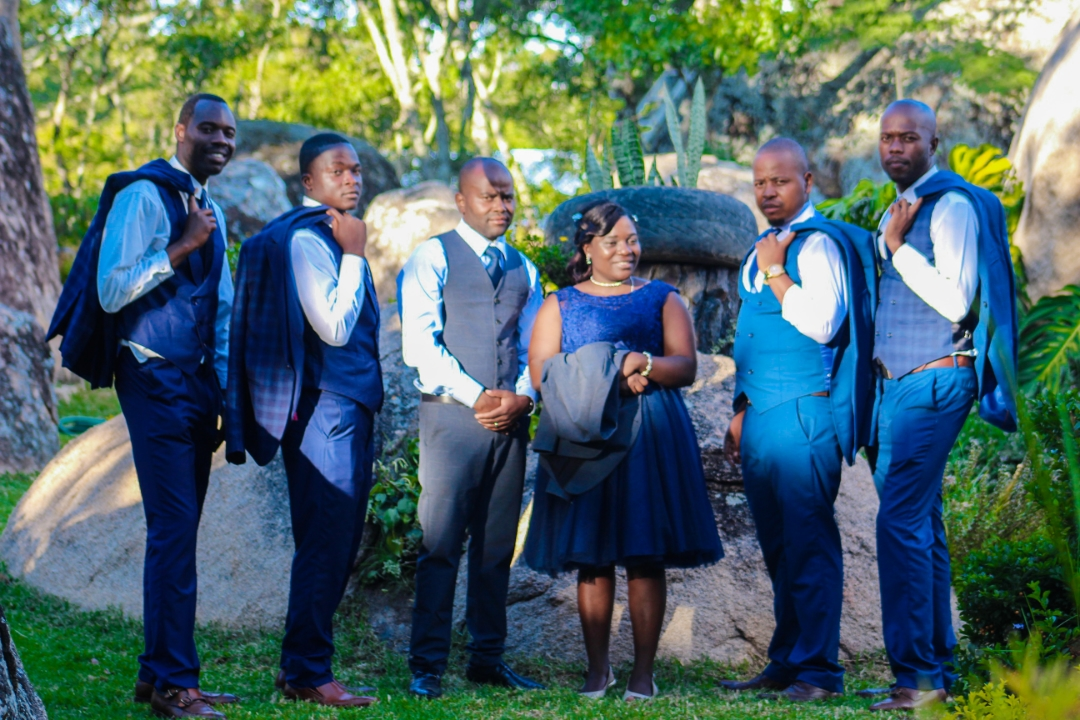
#> input picture face_detector/wed.jpg, 1080 x 720 px
$ python face_detector.py
#> lines starting #> are read from the running program, lines starting #| are printed output that depends on the picture; after the words box and inside, x2 and y2 are one past the last pixel; in counts of white or black regions, pixels touching at a corner belong together
import cv2

face_cascade = cv2.CascadeClassifier("haarcascade_frontalface_default.xml")
img = cv2.imread("wed.jpg")  # load image
#> img is the input picture: shape (720, 1080, 3); mean B, G, R 103.2, 103.5, 79.2
grey_img = cv2.cvtColor(img, cv2.COLOR_BGR2GRAY)  # convert to grayscale
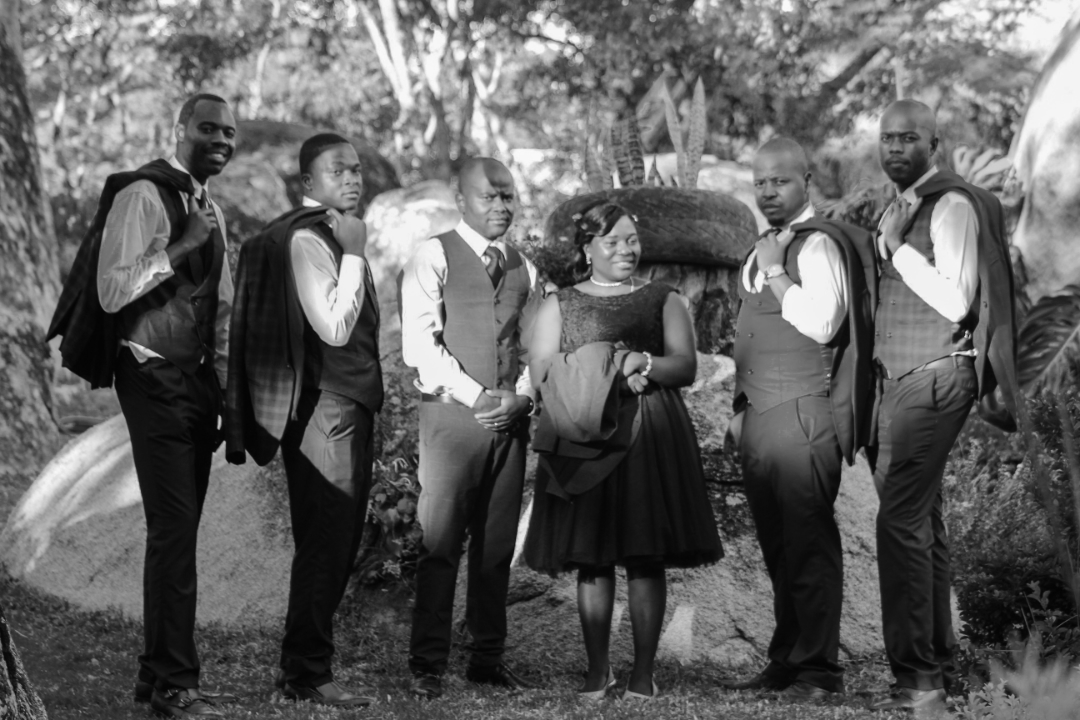
#> grey_img: shape (720, 1080); min 3, max 250, mean 96.2

# search for classifier and return coordinates of face eg upper lower points to make a square
faces = face_cascade.detectMultiScale(grey_img, scaleFactor=1.1, minNeighbors=5)  # smaller value = more accuracy
#> faces = [[314, 393, 34, 34], [871, 119, 51, 51], [742, 162, 56, 56], [596, 221, 52, 52], [187, 108, 58, 58], [316, 150, 57, 57], [470, 178, 53, 53], [824, 477, 60, 60]]
print(type(faces))
#| <class 'numpy.ndarray'>
print(faces)
#| [[314 393  34  34]
#|  [871 119  51  51]
#|  [742 162  56  56]
#|  [596 221  52  52]
#|  [187 108  58  58]
#|  [316 150  57  57]
#|  [470 178  53  53]
#|  [824 477  60  60]]

# draw rectangle
for x, y, w, h in faces:
    img = cv2.rectangle(img, (x, y), (x + w, y + h), (100, 190, 200), 3)
#> this loop made 8 passes
#> pass 1, `img = cv2.rectangle(img, (x, y), (x + w, y + h), (100, 190, 200), 3)`:
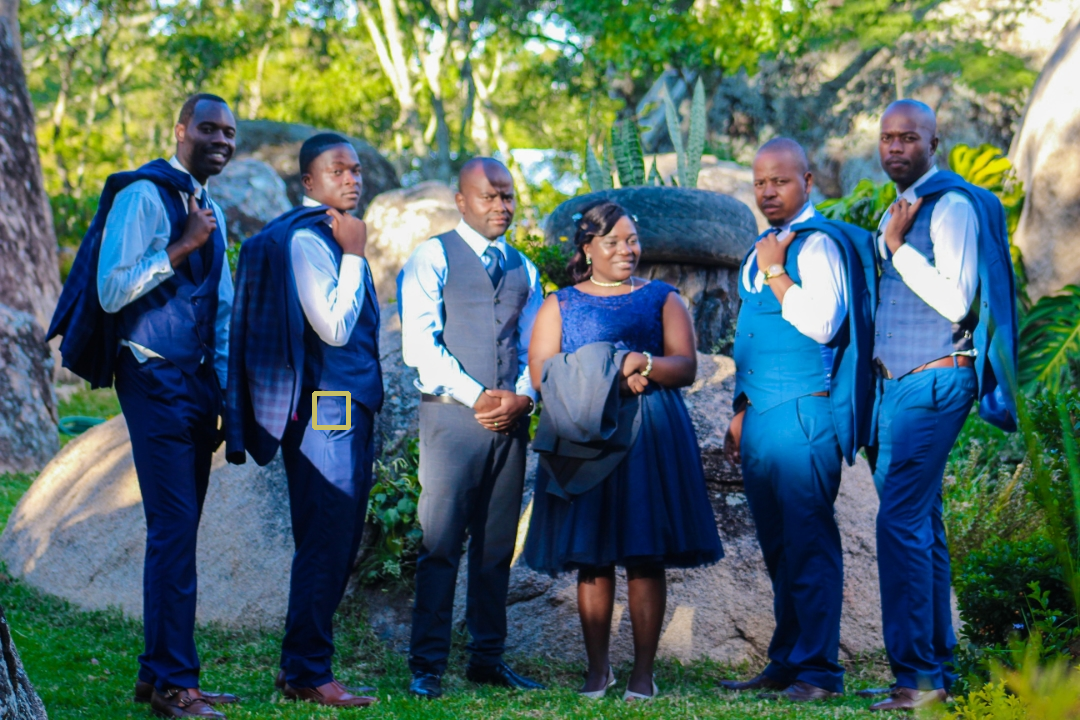
#> img: shape (720, 1080, 3); 0.09% of pixels changed, all inside (x1, y1, x2, y2) = (312, 391, 351, 430)
#> pass 2, `img = cv2.rectangle(img, (x, y), (x + w, y + h), (100, 190, 200), 3)`:
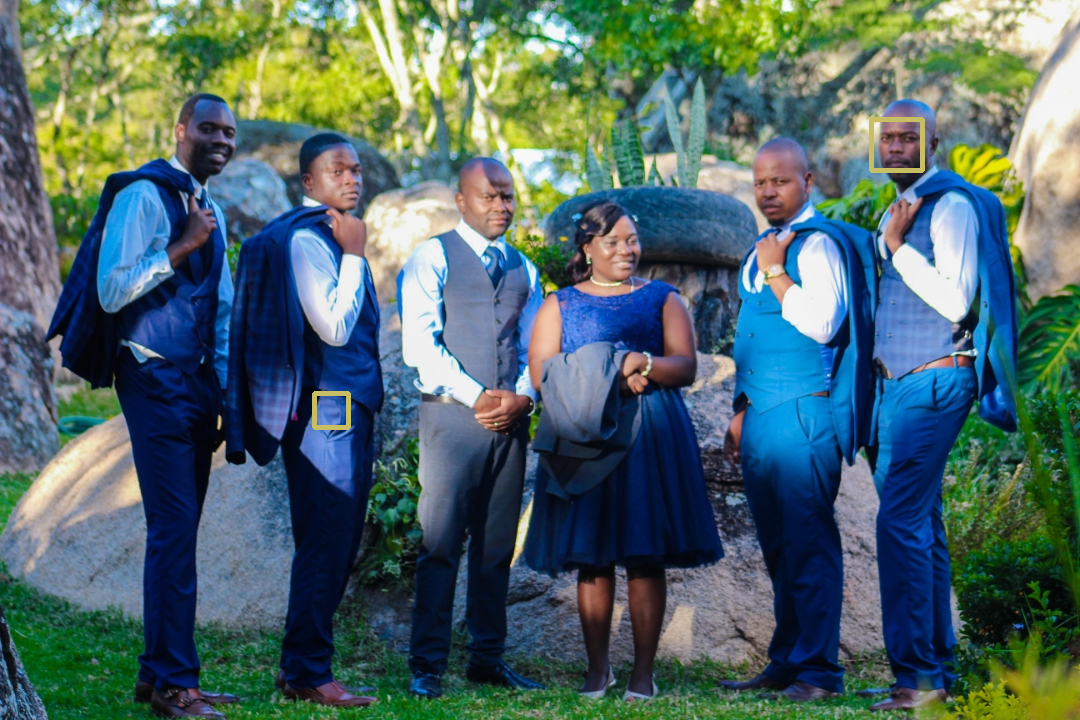
#> img: shape (720, 1080, 3); 0.13% of pixels changed, all inside (x1, y1, x2, y2) = (869, 117, 925, 173)
#> pass 3, `img = cv2.rectangle(img, (x, y), (x + w, y + h), (100, 190, 200), 3)`:
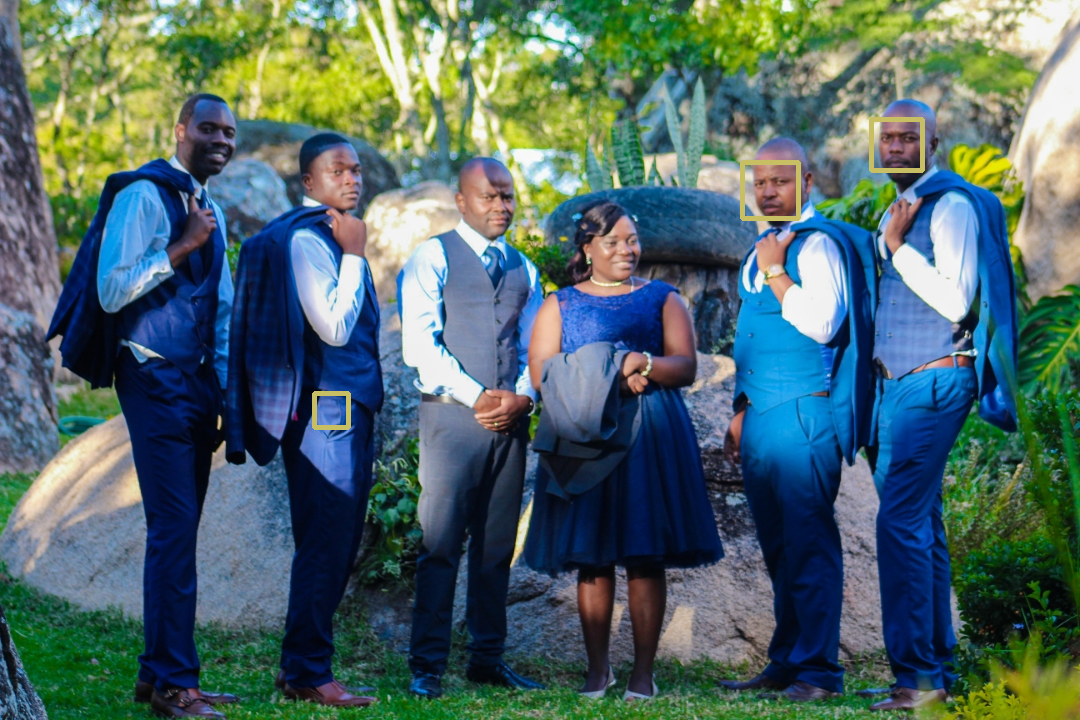
#> img: shape (720, 1080, 3); 0.14% of pixels changed, all inside (x1, y1, x2, y2) = (740, 160, 801, 221)
#> after the loop:
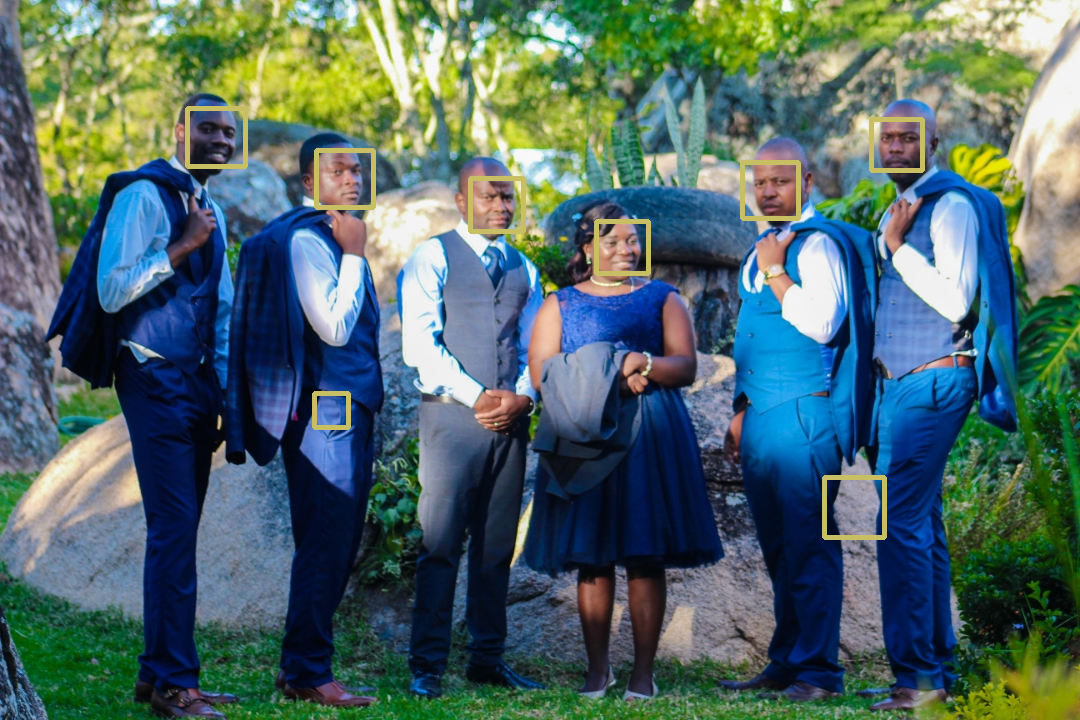
#> img: shape (720, 1080, 3); 0.71% of pixels changed, all inside (x1, y1, x2, y2) = (185, 106, 887, 540)

resized_img= cv2.resize(img, (int(img.shape[1]/3), int(img.shape[0]/3)))
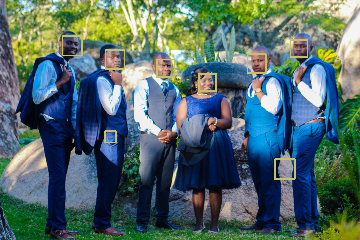
#> resized_img: shape (240, 360, 3); mean B, G, R 103, 104.4, 80.2

# displaying image
cv2.imshow("gray",resized_img)
cv2.waitKey(0)
cv2.destroyAllWindows()
